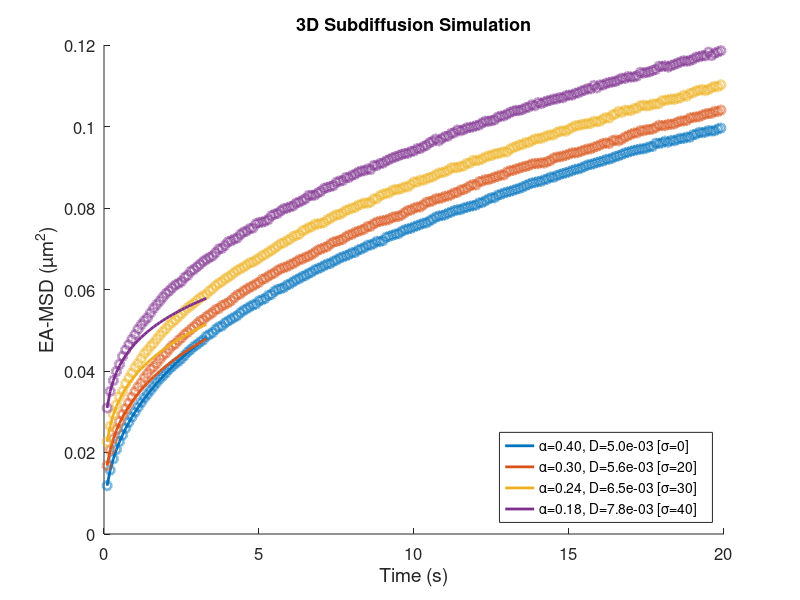

The MATLAB source for this figure: (Note: this script raises an error after producing the figure.)
%{
Author: Yu-Huan Wang (Kim Lab at UIUC) - yuhuanw2@illinois.edu
    Creation date: 9/24/2024
    Last update date: 9/29/2024

Description: This code simulation the diffusion following fractional
Brownian Motion (fBM), this allows subdiffusion simulation

In this version, I considered locErr as blurring, but I didn't consider
effect of motion blurring (averaging). There're two fitting methods to
choose from: 1) linear fitting in log scale. 2) non-linear fitting in log
scale

fBM core: 10.1103/PhysRevE.110.014105 (Eq.1)

---------------------------------------------------------------------------
%}

clear, clc, close all

simPath = 'C:\Users\yuhuanw2\Documents\MATLAB\simDiffusion\'; cd( simPath)
strain = 'sim';

% imaging parameters
nTracks = 50000;
nFrames = 200;      % frane number: 100 frames
frameT = 100e-3;    % frame interval: 100 ms
dt = frameT;         % simulation time step: 10 ms

% diffusion parameters
alpha = 0.4;        % subdiffusion exponent
D = 0.005;          % um^2/s
locErr = 0e-3;   % 20 nm, unit: um

% secondary parameters
nAvg = frameT/dt;       % number of averaging frames
nSteps = nFrames* nAvg; % simulation steps

fprintf( '~~~~ Simulation Starts ~~~~\n')
fprintf( '   D = %.1g,  dt = %d ms,  nFrame = %d,  locErr = %.1g um\n\n', D, dt*1e3, nFrames, locErr)


%% Subdiffusion simulation (fBM)

t = dt*( 1: nSteps);    covMat = zeros( nSteps);

tStart = tic;

% creating the covariance matrix
for i = 1: nSteps
    for j = 1: i
        % symmetric matrix, only calculate lower half
        covMat( i, j) = t(i)^alpha + t(j)^alpha - abs( t(i)-t(j))^alpha;
    end
end

% Cholesky decomposition
L = chol( D* covMat, 'lower');
fprintf( '~~~~  Time: %.2f s (Covariance Matrix Created)  ~~~~\n\n', toc( tStart))


%% Create Tracks & MSD Plotting

close all

figure( 'Position', [1000 400 400 400])
colorList = get( gca,'colororder');
cList = repmat( colorList, [2, 1]);

fitR = 1: 3; % fitting region of MSD
dim = 3; % dimension of the system

linearFitFlag = 1; % 1: linear fit, 2: non-linear fit

locErrList = [ 0 20 30 40 ]* 1e-3;
% locErrList = 20e-3;

fitResult = nan( length( locErrList), 2);

for c = 1: length( locErrList)

    locErr = locErrList( c);
    EnsMSD = nan( nTracks, nSteps-1);

    tStart = tic;
    for i = 1: nTracks

        traj = L* randn( nSteps, 3); % generate subdiffusive tracks
        locE = sqrt( 2*locErr^2)* randn( nSteps, 3); % unit: um

        trajLoc = traj + locE;

        % calculate EA-MSD
        dr = trajLoc( 2:end, :) - trajLoc( 1, :);
        EnsMSD( i, :) = sum( dr.^2, 2); % squared displacement (t-1 timelags)
    end

    eaMSD = mean( EnsMSD, 1);
    time = dt*( 1: nSteps-1);

    note = sprintf( '\\sigma=%d', locErr*1e3);

    scatter( time, eaMSD, 40, 'LineWidth', 2, 'MarkerEdgeColor', colorList( c,:),...
        'MarkerEdgeAlpha', 0.5, 'HandleVisibility','off'), hold on

    % linear fit in log-log scale
    f = polyfit( log( time( fitR)), log( eaMSD( fitR)), 1);
    alphaFit = f(1);    DFit = exp( f(2))/ (2*dim);

    if logical( linearFitFlag)
        % plot linear fit
        tFit = time( 1: round( end/6));  MSDFit =  2* dim* DFit* tFit.^ alphaFit;
        plot( tFit, MSDFit, 'LineWidth', 2, 'color', colorList( c,:), ...
            'DisplayName', sprintf( '\\alpha=%.2f, D=%.1e [%s]', alphaFit, DFit, note))
    else
        % non-linear fit using a comprehensive form: MSD = 6Dt^a + 6*locE^2 (problematic form for locE, overestimate)
        fun = fittype( 'log( 6*a*(x)^b+6*c)');
        x0 = [ DFit, alphaFit, 0];
        xmin = [ 0, 0, 0];
        xmax = [ inf, 2, inf];
        fitR2 = 1: 20;

        f = fit( time(fitR2)', log( eaMSD(fitR2))', fun, 'StartPoint', x0, 'Lower', xmin, 'Upper', xmax);
        DFit = f.a;  alphaFit = f.b;  locErrFit = sqrt( f.c); % unit: um

        t =  [ time( 1: round( end/2))];    MSDFit = 2*dim*( DFit* t.^ alphaFit + f.c);
        plot( t, MSDFit, 'LineWidth', 2, 'color', colorList( c,:), 'DisplayName', ...
            sprintf( '\\alpha=%.2f, D=%.1e, \\sigma=%.0f', alphaFit, DFit, locErrFit*1e3))
    end

    fitResult( c, :) = [alphaFit, DFit];
    fprintf( '~~~~  Time: %.2f s (%d tracks, %d steps)  ~~~~\n', toc( tStart), nTracks, nSteps)

end

% plot setting
figure( gcf)
set( gca, 'FontSize', 12)
xlabel( 'Time (s)', 'FontSize', 14)
ylabel( 'EA-MSD (µm^2)', 'FontSize', 14)
legend( 'Location', 'northwest', 'FontSize', 10)
legend( 'Location', 'southeast', 'FontSize', 10)
title( '3D Subdiffusion Simulation', 'FontSize', 13)
subtitle( sprintf( 'Input: \\alpha=%g, D=%.0g, \\sigma varies', alpha, D), 'FontSize', 13)
set( gca, 'Xscale', 'log', 'YScale', 'log')

simTxt = sprintf( '%d tracks\n  dt = %dms', nTracks, dt*1e3);
% text( 0.5, 0.2, simTxt, 'FontSize', 13, 'Units', 'normalized')
text( 0.1, 0.85, simTxt, 'FontSize', 13, 'Units', 'normalized')


